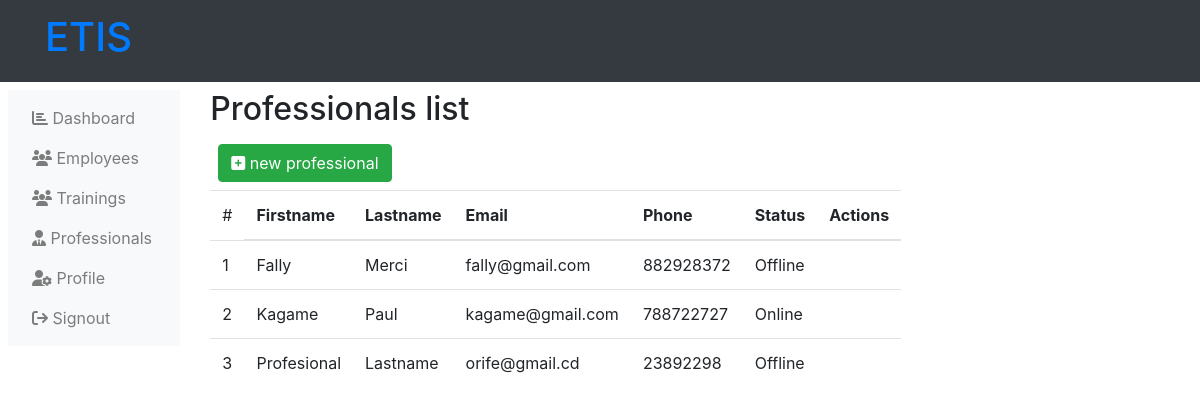
/administration-professionals.php (signed in), run on an earlier commit of the app's database.
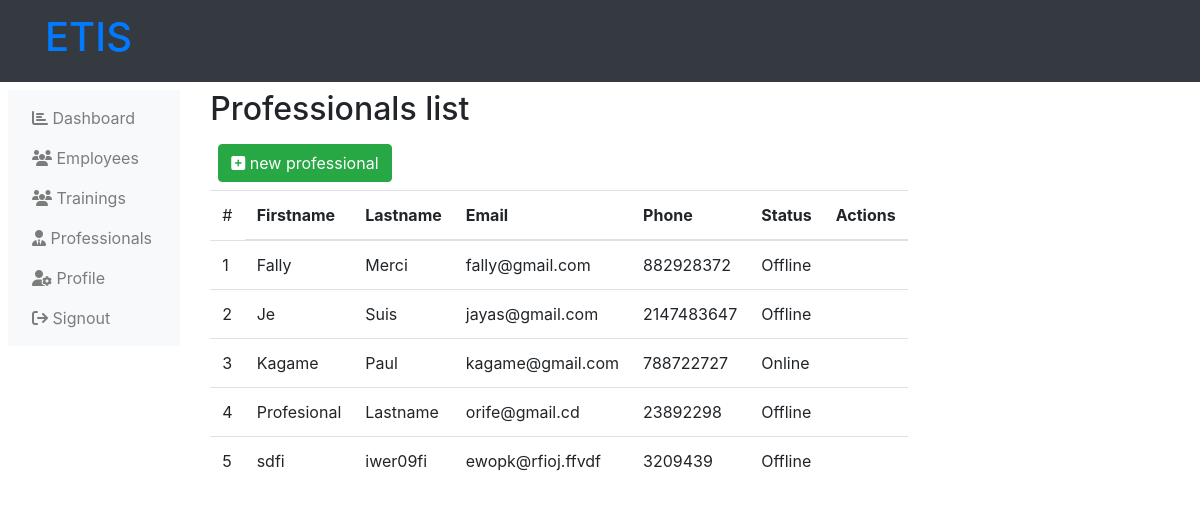
And on a later commit of the database.
### tables this page shows
CREATE TABLE `professionals` (
  `professional_id` int(11) NOT NULL,
  `professional_fn` varchar(255) NOT NULL,
  `professional_ln` varchar(255) NOT NULL,
  `professional_email` varchar(255) NOT NULL,
  `professional_phone` int(12) NOT NULL,
  `professional_status` varchar(255) NOT NULL
);

### administration-professionals.php (the view, shortened to what this page needs)
<?php
    include('php/connection.php');
?>
<!DOCTYPE html>
<html lang="en">
<head>
    <link rel="stylesheet" href="https://maxcdn.bootstrapcdn.com/bootstrap/4.5.2/css/bootstrap.min.css">
    <link rel="stylesheet" href="https://cdnjs.cloudflare.com/ajax/libs/font-awesome/6.4.2/css/all.min.css" />
</head>
<body>
    <?php include("php/administration-header.php"); ?>
    <div class="">
        <div class="row p-2">
            <?php
                include("php/administration-left-links.php");
            ?>
            <div class="col-md-10">
                <div class="d-flex">
                    <h2>
                        Professionals list
                    </h2>
                </div>
                <div class="p-2">
                    <a class="btn btn-success" href="administration-new-professionals.php">
                        <i class="fas fa-plus-square"></i>
                        new professional
                    </a>
                </div>
                <table class="table table-hover table-responsive">
                    <thead>
                        <tr>
                            <td>
                                #
                            <th>
                                Firstname
                            </th>
                            <th>
                                Lastname
                            </th>
                            <th>
                                Email
                            </th>
                            <th>
                                Phone
                            </th>
                            <th>
                                Status
                            </th>
                            <th>
                                Actions
                            </th>
                        </tr>
                    </thead>
                    <tbody>
                        <?php
                            $get_pro = mysqli_query($server,"SELECT * from
                                professionals
                                ORDER BY
                                professional_fn ASC,
                                professional_ln ASC,
                                professional_email ASC
                            ");
                            $count=1;
                                ?>
                                <?php
                            while ($data_pro = mysqli_fetch_array($get_pro)) {
                                ?>
                                <tr>
                                    <td>
                                        <?php echo $count++; ?>
                                    </td>
                                    <td>
                                        <?php
                                            echo $data_pro['professional_fn'];
                                        ?>
                                    </td>
                                    <td>
                                        <?php
                                            echo $data_pro['professional_ln'];
                                        ?>
                                    </td>
                                    <td>
                                        <?php
                                            echo $data_pro['professional_email'];
                                        ?>
                                    </td>
                                    <td>
                                        <?php
                                            echo $data_pro['professional_phone'];
                                        ?>
                                    </td>
                                    <td>
                                        <?php
                                            echo $data_pro['professional_status'];
                                        ?>
                                    </td>
                                    <td>
                                    </td>
                                </tr>
                                <?php
                            }
                        ?>
                    </tbody>
                </table>
            </div>
        </div>
    </div>
</body>
</html>

### php/administration-header.php (shortened to what this page needs)
<nav class="navbar navbar-expand-lg navbar-light bg-dark">
    <div class="container">
        <a class="navbar-brand" href="adminstration-home.php">
            <h1 class="h1 text-primary">
                ETIS
            </h1>
        </a>
    </div>
</nav>

### php/administration-left-links.php
<div class="col-md-2">
    <nav class="navbar navbar-expand-md navbar-light bg-light">
        <div class="collapse navbar-collapse" id="navbarNav">
            <ul class="navbar-nav flex-column">
                <li class="nav-item">
                    <a class="nav-link" href="adminstration-home.php"><i class="fas fa-chart-bar"></i> Dashboard</a>
                </li>
                <li class="nav-item">
                    <a class="nav-link" href="administration-employees.php"><i class="fas fa-users"></i> Employees</a>
                </li>
                <li class="nav-item">
                    <a class="nav-link" href="administration-trainings.php"><i class="fas fa-users"></i> Trainings</a>
                </li>
                <li class="nav-item">
                    <a class="nav-link" href="administration-professionals.php">
                    <i class="fas fa-user-tie"></i>
                    Professionals
                    </a>
                </li>
                <li class="nav-item">
                    <a class="nav-link" href="administrator-profile-settings.php">
                    <i class="fas fa-user-cog"></i>
                    Profile
                    </a>
                </li>
                <li class="nav-item">
                    <a class="nav-link" href="sign-out.php?administration"><i class="fas fa-sign-out"></i> Signout</a>
                </li>
            </ul>
        </div>
    </nav>
</div>

What changed in the data, as far as the page shows it:
added professionals: professional_fn "Je", professional_ln "Suis", professional_email "jayas@gmail.com", professional_phone "2147483647", professional_status "Offline"
added professionals: professional_fn "sdfi", professional_ln "iwer09fi", professional_email "ewopk@rfioj.ffvdf", professional_phone "3209439", professional_status "Offline"
